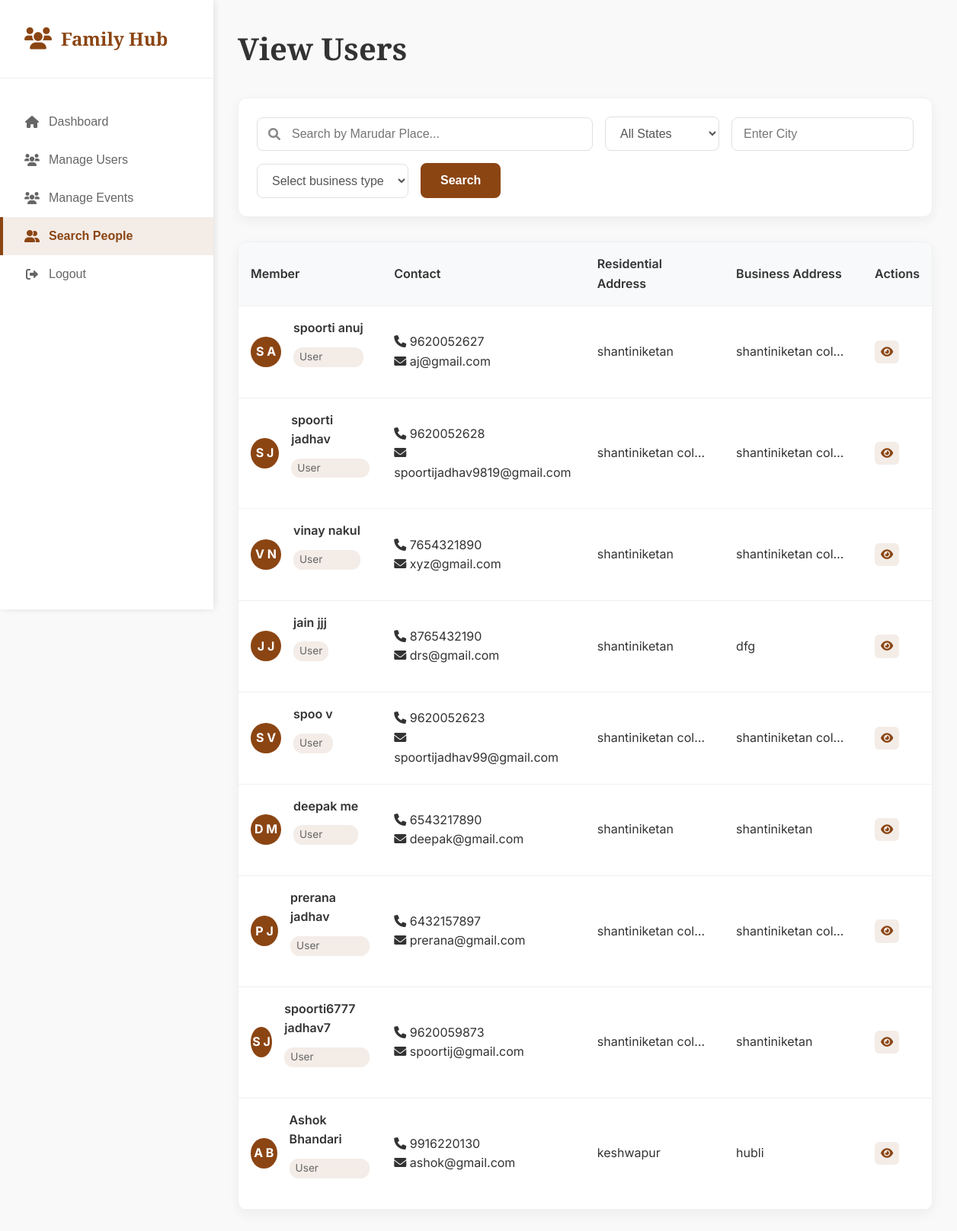
The page /search-people/ on the database its author committed.
### users/models.py (models this page shows, shortened)
class NewUser(AbstractUser):
    username= models.CharField( max_length=150, unique=True, null=True, blank=True,)
    user_type = models.CharField(max_length=20, choices=[('admin', 'Admin'), ('user', 'User')], default='User')
    first_name = models.CharField(max_length=150)
    middle_name = models.CharField(max_length=150, blank=True)
    last_name = models.CharField(max_length=150)
    gotra = models.CharField(max_length=150, blank=True)
    DOB = models.DateField(null=True, blank=True)
    gender = models.CharField(max_length=20, choices=GENDER_CHOICES)
    profile_picture = models.ImageField(upload_to='profile_pictures/', null=True, blank=True)
    email = models.EmailField(unique=True, default='example@mail.com', blank=True)
    password = models.CharField(max_length=128)
    phone_number = models.CharField(max_length=15, unique=True, null=True, blank=True)  # Unique phone number
    whatsapp_number = models.CharField(max_length=15, null=True, blank=True)  # Optional
    blood_group = models.CharField(max_length=10, blank=True)
    pant = models.CharField(max_length=20, blank=True)
    pantoption = models.CharField(max_length=20, blank=True, null=True)
    marudar_place = models.CharField(max_length=150, blank=True)
    state = models.CharField(max_length=100, blank=True)
    city = models.CharField(max_length=100, blank=True)
    pincode = models.CharField(max_length=10, blank=True)
    residential_address = models.TextField(blank=True)
    business_name = models.CharField(max_length=150, blank=True)
    business_type = models.CharField(max_length=150, blank=True)
    industry = models.CharField(max_length=150, blank=True)
    website = models.URLField(blank=True)
    business_address = models.TextField(blank=True)
    is_active = models.BooleanField(default=False)
    date_joined = models.DateTimeField(auto_now_add=True)
    last_login = models.DateTimeField(null=True, blank=True)
    is_deleted = models.BooleanField(default=False)  # Soft delete flag
    deleted_at = models.DateTimeField(null=True, blank=True)
    added_by = models.ForeignKey('self', on_delete=models.SET_NULL, null=True, blank=True, related_name='added_users')

### users/views.py (the view)
# urls.py: path('search-people/', views.request_list1, name='request_list1'),
def request_list1(request):
    pending_users = NewUser.objects.exclude(user_type='Admin')
    marudar_place = request.GET.get('marudarplace')
    state = request.GET.get('state')
    city = request.GET.get('city')
    business_type = request.GET.get('business_type')
    if marudar_place:
        pending_users = pending_users.filter(marudar_place__icontains=marudar_place)
    if state:
        pending_users = pending_users.filter(state__icontains=state)
    if city:
        pending_users = pending_users.filter(city__icontains=city)
    if business_type:
        pending_users = pending_users.filter(business_type__iexact=business_type)
    pending_users_count = pending_users.count()
    marudar_places = NewUser.objects.values_list('marudar_place', flat=True).distinct()
    states = NewUser.objects.values_list('state', flat=True).distinct()
    context = {
        'pending_users': pending_users,
        'pending_users_count': pending_users_count,
        'marudar_places': marudar_places,
        'states': states,
    }
    return render(request, 'request_list1.html', context)

### users/templates/request_list1.html (shortened to what this page needs)
<!DOCTYPE html>
<html lang="en">
<head>
    <link rel="stylesheet" href="https://cdnjs.cloudflare.com/ajax/libs/font-awesome/6.0.0/css/all.min.css">
</head>
<body>
    <div class="dashboard-container">
        <aside class="sidebar" id="sidebar">
            <div class="sidebar-header">
                <div class="sidebar-logo">
                    <span>Family Hub</span>
                </div>
            </div>
            <aside class="sidebar" id="sidebar">
                <div class="sidebar-header">
                    <div class="sidebar-logo">
                        <i class="fas fa-users logo-icon"></i>
                        <span>Family Hub</span>
                    </div>
                </div>
                <nav class="sidebar-nav">
                    <button class="nav-item " onclick="window.location.href='/dashboard/'" data-tab="dashboard">
                        <i class="fas fa-home"></i>
                        <span>Dashboard</span>
                    </button>
                    <button class="nav-item " onclick="window.location.href='/dashboard/'" data-tab="family">
                        <i class="fas fa-users"></i>
                        <span>Manage Users</span>
                    </button>
                    <button class="nav-item " onclick="window.location.href='/event-list/'" data-tab="family">
                        <i class="fas fa-users"></i>
                        <span>Manage Events</span>
                    </button>
                    <button class="nav-item active" onclick="window.location.href='/search-people/'" data-tab="family">
                        <i class="fas fa-user-group"></i>
                        <span>Search People</span>
                    </button>
                    <button class="nav-item" onclick="window.location.href='/logout/'" data-tab="logout">
                        <i class="fas fa-sign-out-alt"></i>
                        <span>Logout</span>
                    </button>
                </nav>
            </aside>
        </aside>
        <main class="main-content">
            <div id="family-tab" class="tab-content active">
                <div class="page-header">
                    <div>
                        <h1>View Users</h1>
                    </div>
                </div>
                <div class="management-controls">
                  <form method="GET" action="{% url 'request_list1' %}">
                        <div class="controls-row">
                            <div class="search-box">
                            <i class="fas fa-search"></i>
                            <input type="text" id="marudarplace" list="rajasthanCities" name="marudarplace" placeholder="Search by Marudar Place...">
                            </div>
                            <select class="filter-select" id="state" name="state">
                            <option value="">All States</option>
                            </select>
                            <input type="text" class="filter-select" id="current" name="city" placeholder="Enter City" />
                            <select class="filter-select" id="Business" name="business_type">
                            <option value="">Select business type</option>
                            </select>
                            <button type="submit" class="btn btn-primary">Search</button>
                        </div>
                        </form>
                </div>
               <div id="members-table-view" class="table-container" {% if pending_users_count == 0 %}{% endif %}>
    <table class="data-table">
        <thead>
            <tr>
                <th>Member</th>
                <th>Contact</th>
                <th>Residential Address</th>
                <th>Business Address</th>
                <th>Actions</th>
            </tr>
        </thead>
        <tbody id="members-table-body">
            {% for user in pending_users %}
                <tr>
                    <td>
                        <div class="member-info-cell">
                            <div class="member-avatar-small">{{ user.first_name|first|upper }} {{ user.last_name|first|upper }}</div>
                            <div class="member-details">
                                <div class="member-name">{{ user.first_name }} {{ user.last_name }}</div>
                                <div class="member-relationship">{{ user.user_type }}</div>
                            </div>
                        </div>
                    </td>
                    <td>
                        {% if user.phone_number %}<div><i class="fas fa-phone"></i> {{ user.phone_number }}</div>{% endif %}
                        {% if user.email %}<div><i class="fas fa-envelope"></i> {{ user.email }}</div>{% endif %}
                    </td>
                    <td>
                        <div class="address-cell" title="{{ user.residential_address }}">
                            {{ user.residential_address }}
                        </div>
                    </td>
                    <td>
                        <div class="address-cell" title="{{ user.business_address }}">
                            {{ user.business_address }}
                        </div>
                    </td>
                   <td>
                    <div class="actions">
                        <button class="btn-view" onclick="openViewMemberModal('{{ user.id }}')" title="View">
                            <i class="fas fa-eye"></i>
                        </button>
                    </div>
                </td>
                </tr>
            {% empty %}
                <tr><td colspan="6" class="empty-state">No pending users found</td></tr>
            {% endfor %}
        </tbody>
    </table>
                </div>
            </div>
        </main>
    </div>
        <link href="https://code.jquery.com/ui/1.13.2/themes/base/jquery-ui.css" rel="stylesheet">
</body>
</html>

### users/templates/request_list1.html (style rules this page uses)
* { margin: 0; padding: 0; box-sizing: border-box; }
body { font-family: "Inter", sans-serif; line-height: 1.6; color: #333; background-color: #f9f9f9; }
.dashboard-container { display: flex; min-height: 100vh; }
.sidebar { width: 280px; background: white; box-shadow: 2px 0 10px rgba(0, 0, 0, 0.05); position: fixed; height: 100vh; left: 0; top: 0; z-index: 1000; display: flex; flex-direction: column; transition: transform 0.3s ease; }
.sidebar-header { padding: 2rem; border-bottom: 1px solid #f0f0f0; }
.sidebar-logo { display: flex; align-items: center; font-size: 1.5rem; font-weight: 700; color: #8b4513; font-family: "Playfair Display", serif; }
.logo-icon { margin-right: 12px; color: #8b4513; font-size: 1.8rem; }
.sidebar-nav { flex: 1; padding: 2rem 0; }
.nav-item { display: flex; align-items: center; width: 100%; padding: 1rem 2rem; border: none; background: none; color: #666; font-size: 1rem; cursor: pointer; transition: all 0.3s; text-align: left; position: relative; text-decoration: none; }
.nav-item.active { background: rgba(139, 69, 19, 0.1); color: #8b4513; font-weight: 600; }
.nav-item.active::before { content: ""; position: absolute; left: 0; top: 0; bottom: 0; width: 4px; background: #8b4513; }
.nav-item i { margin-right: 12px; width: 20px; text-align: center; }
.main-content { flex: 1; margin-left: 280px; padding: 2rem; background: #f9f9f9; min-height: 100vh; }
.page-header { display: flex; justify-content: space-between; align-items: center; margin-bottom: 2rem; }
.page-header h1 { font-size: 2.5rem; font-weight: 600; color: #333; font-family: "Playfair Display", serif; }
.tab-content { display: none; }
.tab-content.active { display: block; }
.management-controls { background: white; padding: 1.5rem; border-radius: 12px; box-shadow: 0 5px 15px rgba(0, 0, 0, 0.05); border: 1px solid #f0f0f0; margin-bottom: 2rem; }
.controls-row { display: flex; gap: 1rem; align-items: center; flex-wrap: wrap; margin-bottom: 1rem; }
.controls-row:last-child { margin-bottom: 0; }
.search-box { position: relative; flex: 1; min-width: 250px; }
.search-box i { position: absolute; left: 15px; top: 50%; transform: translateY(-50%); color: #888; }
.search-box input { width: 100%; padding: 12px 15px 12px 45px; border: 1px solid #e0e0e0; border-radius: 8px; font-size: 1rem; outline: none; transition: all 0.3s; }
.filter-select { padding: 12px 15px; border: 1px solid #e0e0e0; border-radius: 8px; font-size: 1rem; outline: none; cursor: pointer; background: white; color: #555; transition: all 0.3s; min-width: 150px; }
.btn-primary, .btn-secondary, .btn-danger, .btn-success { display: inline-flex; align-items: center; gap: 8px; padding: 12px 24px; border-radius: 8px; font-size: 1rem; font-weight: 600; cursor: pointer; transition: all 0.3s; border: 2px solid; text-decoration: none; }
.btn-primary { background: #8b4513; color: white; border-color: #8b4513; }
.btn-edit, .btn-delete, .btn-view { padding: 8px; border: none; border-radius: 6px; cursor: pointer; transition: all 0.3s; display: flex; align-items: center; justify-content: center; font-size: 0.9rem; }
.btn-view { background: rgba(139, 69, 19, 0.1); color: #8b4513; }
.table-container { background: white; border-radius: 12px; box-shadow: 0 5px 15px rgba(0, 0, 0, 0.05); border: 1px solid #f0f0f0; overflow: hidden; }
.data-table { width: 100%; border-collapse: collapse; }
.data-table th, .data-table td { padding: 1rem; text-align: left; border-bottom: 1px solid #f0f0f0; }
.data-table th { background: #f8f9fa; font-weight: 600; color: #333; position: sticky; top: 0; z-index: 10; }
.data-table .actions { display: flex; gap: 0.5rem; align-items: center; }
.member-avatar-small { width: 40px; height: 40px; background: #8b4513; color: white; border-radius: 50%; display: flex; align-items: center; justify-content: center; font-weight: 700; font-size: 1rem; margin-right: 1rem; }
.member-info-cell { display: flex; align-items: center; }
.member-details { display: flex; flex-direction: column; }
.member-name { font-weight: 600; color: #333; margin-bottom: 0.25rem; }
.member-relationship { font-size: 0.85rem; color: #666; background: rgba(139, 69, 19, 0.1); padding: 2px 8px; border-radius: 12px; display: inline-block; }
.member-details { display: flex; flex-direction: column; gap: 0.5rem; margin-bottom: 1.5rem; }
.address-cell { max-width: 150px; white-space: nowrap; overflow: hidden; text-overflow: ellipsis; display: block; cursor: pointer; }

### rows shown on the page
NewUser: first_name|first "S", last_name|first "A", first_name "spoorti", last_name "anuj", user_type "User", phone_number "9620052627", email "aj@gmail.com", residential_address "shantiniketan", business_address "shantiniketan col…"
NewUser: first_name|first "S", last_name|first "J", first_name "spoorti", last_name "jadhav", user_type "User", phone_number "9620052628", email "spoortijadhav9819@gmail.com", residential_address "shantiniketan col…", business_address "shantiniketan col…"
NewUser: first_name|first "V", last_name|first "N", first_name "vinay", last_name "nakul", user_type "User", phone_number "7654321890", email "xyz@gmail.com", residential_address "shantiniketan", business_address "shantiniketan col…"
NewUser: first_name|first "J", last_name|first "J", first_name "jain", last_name "jjj", user_type "User", phone_number "8765432190", email "drs@gmail.com", residential_address "shantiniketan", business_address "dfg"
NewUser: first_name|first "S", last_name|first "V", first_name "spoo", last_name "v", user_type "User", phone_number "9620052623", email "spoortijadhav99@gmail.com", residential_address "shantiniketan col…", business_address "shantiniketan col…"
NewUser: first_name|first "D", last_name|first "M", first_name "deepak", last_name "me", user_type "User", phone_number "6543217890", email "deepak@gmail.com", residential_address "shantiniketan", business_address "shantiniketan"
NewUser: first_name|first "P", last_name|first "J", first_name "prerana", last_name "jadhav", user_type "User", phone_number "6432157897", email "prerana@gmail.com", residential_address "shantiniketan col…", business_address "shantiniketan col…"
NewUser: first_name|first "S", last_name|first "J", first_name "spoorti6777", last_name "jadhav7", user_type "User", phone_number "9620059873", email "spoortij@gmail.com", residential_address "shantiniketan col…", business_address "shantiniketan"
NewUser: first_name|first "A", last_name|first "B", first_name "Ashok", last_name "Bhandari", user_type "User", phone_number "9916220130", email "ashok@gmail.com", residential_address "keshwapur", business_address "hubli"
